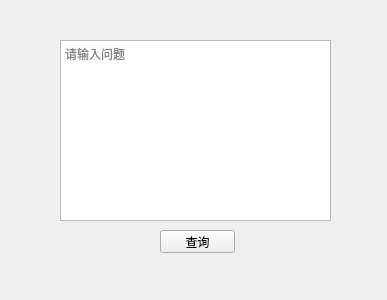
<?xml version="1.0" encoding="UTF-8"?>
<ui version="4.0">
 <class>Form</class>
 <widget class="QWidget" name="Form">
  <property name="geometry">
   <rect>
    <x>0</x>
    <y>0</y>
    <width>387</width>
    <height>300</height>
   </rect>
  </property>
  <property name="windowTitle">
   <string>查询窗口</string>
  </property>
  <widget class="QPlainTextEdit" name="textEdit">
   <property name="geometry">
    <rect>
     <x>60</x>
     <y>40</y>
     <width>271</width>
     <height>181</height>
    </rect>
   </property>
   <property name="accessibleDescription">
    <string/>
   </property>
   <property name="autoFillBackground">
    <bool>false</bool>
   </property>
   <property name="placeholderText">
    <string>请输入问题</string>
   </property>
  </widget>
  <widget class="QPushButton" name="button">
   <property name="geometry">
    <rect>
     <x>160</x>
     <y>230</y>
     <width>75</width>
     <height>23</height>
    </rect>
   </property>
   <property name="text">
    <string>查询</string>
   </property>
  </widget>
 </widget>
 <resources/>
 <connections/>
</ui>
